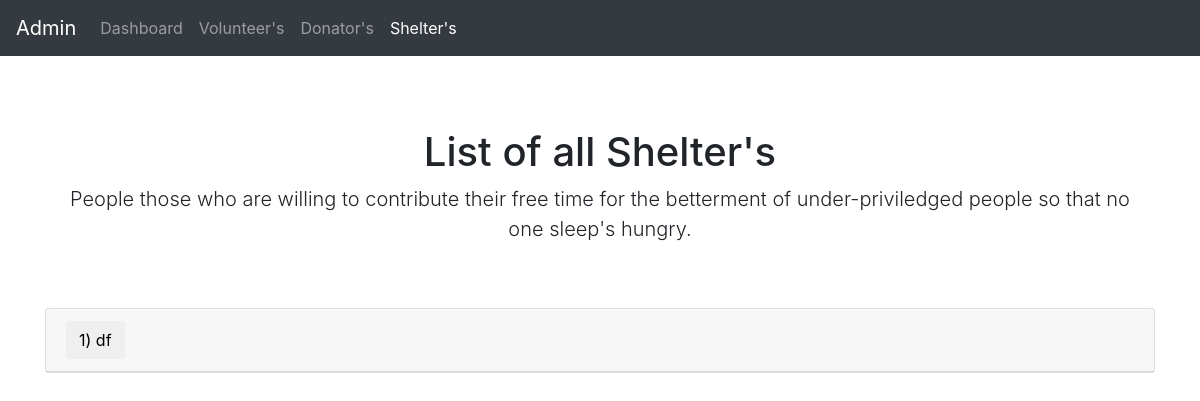
Before: /render_shelter_data_private (signed in) with the older database file.
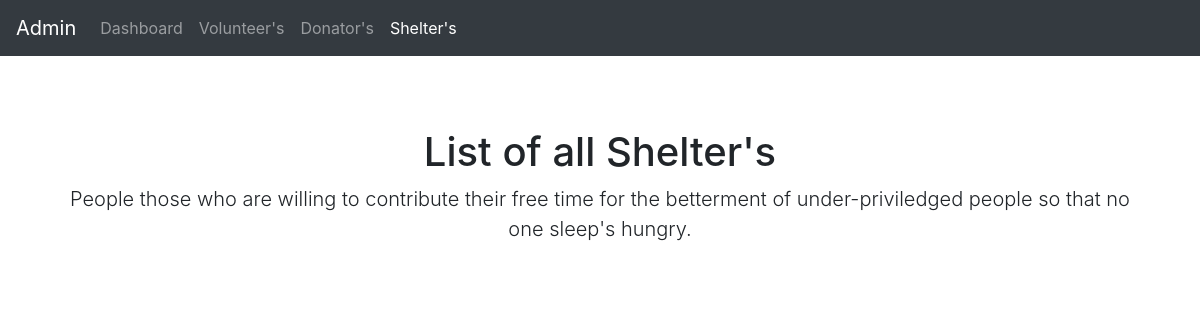
After: the same page with the newer database file.
### feedingindia/models.py (models this page shows, shortened)
class Shelter(models.Model):
    name_hunger_spot = models.CharField(max_length = 100 , null=True)
    address = models.CharField(max_length = 250,null=True)
    pincode = models.IntegerField()
    total_benefitiaries = models.IntegerField()
    type_shelter = models.CharField(max_length = 100 , null=True)
    raw_food = models.CharField(max_length = 250,null=True)
    cooked_food = models.CharField(max_length = 250,null=True)
    preference = models.CharField(max_length = 250,null=True)
    time_range = models.CharField(max_length = 250,null=True)
    heat_food = models.CharField(max_length = 250,null=True)
    refrigerate_food = models.CharField(max_length = 250,null=True)
    external_support = models.CharField(max_length = 250,null=True)
    support = models.CharField(max_length = 250,null=True)
    reg_status = models.CharField(max_length = 250,null=True)
    name_incharge = models.CharField(max_length = 250,null=True)
    contact_incharge = models.CharField(max_length = 250, null=True)
    email_incharge = models.EmailField(max_length=70, blank=True,null=True)
    latitude = models.CharField(max_length=1000, null=True)
    longitude = models.CharField(max_length=1000, null=True)

### feedingindia/views.py (the view)
# urls.py: url(r'^render_shelter_data_private$','feedingindia.views.render_shelter_data_private',name='render_shelter_data_private'),
@login_required
def render_shelter_data_private(request):
  shelter_instance = Shelter.objects.all()
  context_dict={}
  arr = []
  for i in shelter_instance:
    shelter_data = {}
    shelter_data['name_hunger_spot'] = i.name_hunger_spot
    shelter_data['address'] = i.address
    shelter_data['pincode'] = i.pincode
    shelter_data['total_benefitiaries'] = i.total_benefitiaries
    shelter_data['type_shelter'] = i.type_shelter
    shelter_data['raw_food'] = i.raw_food
    shelter_data['cooked_food'] = i.cooked_food
    shelter_data['preference'] = i.preference
    shelter_data['time_range'] = i.time_range
    shelter_data['heat_food'] = i.heat_food
    shelter_data['refrigerate_food'] = i.refrigerate_food
    shelter_data['external_support'] = i.external_support
    shelter_data['support'] = i.support
    shelter_data['reg_status'] = i.reg_status
    shelter_data['name_incharge'] = i.name_incharge
    shelter_data['contact_incharge'] = i.contact_incharge
    shelter_data['email_incharge'] = i.email_incharge
    arr.append(shelter_data)
  context_dict['arr'] = arr
  print(context_dict)
  return render(request, 'folder/dashboard/all_shelter.html', context_dict)

### templates/folder/dashboard/all_shelter.html (shortened to what this page needs)
<!doctype html>
{% load staticfiles %}
<html lang="en">
  <head>
    <link href="https://getbootstrap.com/docs/4.0/dist/css/bootstrap.min.css" rel="stylesheet">
    <link href="{% static 'starter-template.css' %}" rel="stylesheet">
  </head>
  <body>
    <nav class="navbar navbar-expand-md navbar-dark bg-dark fixed-top">
      <a class="navbar-brand" href="#">Admin</a>
      <div class="collapse navbar-collapse" id="navbarsExampleDefault">
              <ul class="navbar-nav mr-auto">
          <li class="nav-item">
            <a class="nav-link" href="/dashboard">Dashboard</span></a>
          </li>
          <li class="nav-item">
            <a class="nav-link" href="/render_volunteer_data">Volunteer's</a>
          </li>
          <li class="nav-item">
            <a class="nav-link" href="/render_donator_data">Donator's</span></a>
          </li>
          <li class="nav-item">
            <a class="nav-link active" href="/render_shelter_data_private">Shelter's</span></a>
          </li>
        </ul>
      </div>
    </nav>
    <main role="main" class="container">
      <div class="starter-template">
        <h1>List of all Shelter's</h1>
        <p class="lead">People those who are willing to contribute their free time for the betterment of under-priviledged people so that no one sleep's hungry.</p>
      </div>
{% for item in arr %}
  <div class="card">
    <div class="card-header" id="headingOne">
      <h5 class="mb-0">
        <button class="btn collapsed" data-toggle="collapse" data-target="#collapse{{ forloop.counter }}" aria-expanded="false" aria-controls="collapseOne">
         {{forloop.counter}}) {{item.name_hunger_spot}}
        </button>
      </h5>
    </div>
  </div>
{% endfor %}
    </main>
  </body>
</html>

Changed rows visible on the page:
removed Shelter: name_hunger_spot "df"
Other visible differences:
list line gone: "1 )"
